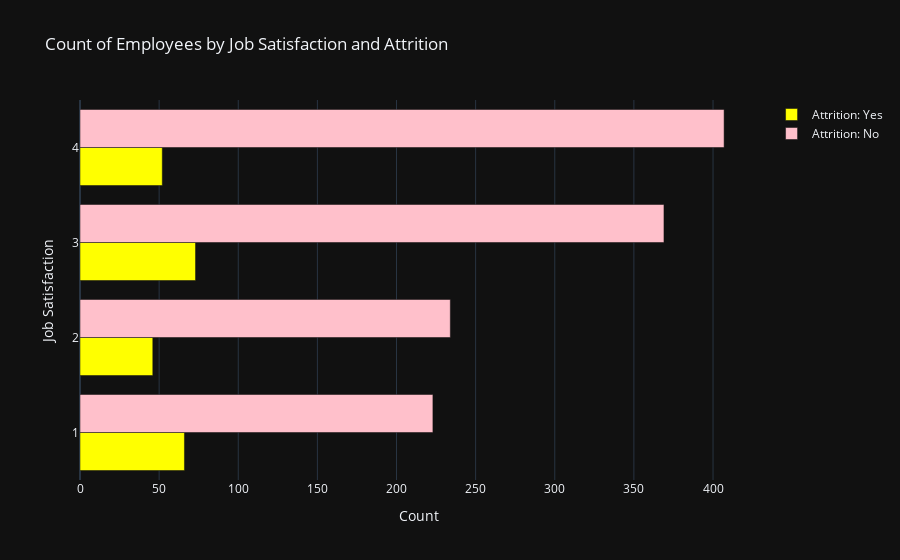

Write notebook code for a chart like this one.
### Markdown cell above
A higher percentage of employees who left their jobs are single, followed by married and divorced.

### Code cell
#job attrition and job satisfaction
import plotly.graph_objects as go
counts=df.groupby(['jobsatisfaction', 'attrition']). size().unstack().reset_index()
fig=go.Figure()
fig.add_trace(go.Bar(y=counts['jobsatisfaction'], x=counts['Yes'], name='Attrition: Yes', orientation='h',marker_color='Yellow'))
fig.add_trace(go.Bar(y=counts['jobsatisfaction'],x=counts['No'],name='Attrition: No',orientation='h', marker_color='pink'))

fig.update_layout(
    title='Count of Employees by Job Satisfaction and Attrition',
    yaxis_title='Job Satisfaction',
    xaxis_title='Count',
    barmode='group'
)
fig.update_layout(template='plotly_dark')

fig.show()

### Figure 1 — Plotly figure (JSON) as saved in the notebook; plotly's stock layout.template omitted (floating-point values rounded to 4 significant figures)
{"data": [{"marker": {"color": "Yellow"}, "name": "Attrition: Yes", "orientation": "h", "type": "bar", "x": [66, 46, 73, 52], "y": [1, 2, 3, 4]}, {"marker": {"color": "pink"}, "name": "Attrition: No", "orientation": "h", "type": "bar", "x": [223, 234, 369, 407], "y": [1, 2, 3, 4]}], "layout": {"barmode": "group", "title": {"text": "Count of Employees by Job Satisfaction and Attrition"}, "xaxis": {"title": {"text": "Count"}}, "yaxis": {"title": {"text": "Job Satisfaction"}}}}
